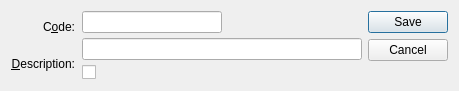
<?xml version="1.0" encoding="UTF-8"?>
<ui version="4.0">
 <comment>This file is part of the xTuple ERP: PostBooks Edition, a free and
open source Enterprise Resource Planning software suite,
Copyright (c) 1999-2017 by OpenMFG LLC, d/b/a xTuple.
It is licensed to you under the Common Public Attribution License
version 1.0, the full text of which (including xTuple-specific Exhibits)
is available at www.xtuple.com/CPAL.  By using this software, you agree
to be bound by its terms.</comment>
 <class>vendorType</class>
 <widget class="QDialog" name="vendorType">
  <property name="geometry">
   <rect>
    <x>0</x>
    <y>0</y>
    <width>459</width>
    <height>90</height>
   </rect>
  </property>
  <property name="windowTitle">
   <string>Vendor Type</string>
  </property>
  <layout class="QGridLayout" name="gridLayout">
   <item row="0" column="0">
    <layout class="QVBoxLayout">
     <property name="spacing">
      <number>0</number>
     </property>
     <item>
      <layout class="QHBoxLayout">
       <property name="spacing">
        <number>7</number>
       </property>
       <item>
        <layout class="QVBoxLayout">
         <property name="spacing">
          <number>5</number>
         </property>
         <item>
          <widget class="QLabel" name="_codeLit">
           <property name="text">
            <string>C&amp;ode:</string>
           </property>
           <property name="alignment">
            <set>Qt::AlignRight|Qt::AlignTrailing|Qt::AlignVCenter</set>
           </property>
           <property name="buddy">
            <cstring>_code</cstring>
           </property>
          </widget>
         </item>
         <item>
          <widget class="QLabel" name="_descriptionLit">
           <property name="text">
            <string>&amp;Description:</string>
           </property>
           <property name="alignment">
            <set>Qt::AlignRight|Qt::AlignTrailing|Qt::AlignVCenter</set>
           </property>
           <property name="buddy">
            <cstring>_description</cstring>
           </property>
          </widget>
         </item>
        </layout>
       </item>
       <item>
        <layout class="QVBoxLayout">
         <property name="spacing">
          <number>5</number>
         </property>
         <item>
          <layout class="QHBoxLayout">
           <property name="spacing">
            <number>0</number>
           </property>
           <item>
            <widget class="XLineEdit" name="_code"/>
           </item>
           <item>
            <spacer name="Spacer84">
             <property name="orientation">
              <enum>Qt::Horizontal</enum>
             </property>
             <property name="sizeType">
              <enum>QSizePolicy::Expanding</enum>
             </property>
             <property name="sizeHint" stdset="0">
              <size>
               <width>20</width>
               <height>20</height>
              </size>
             </property>
            </spacer>
           </item>
          </layout>
         </item>
         <item>
          <widget class="XLineEdit" name="_description"/>
         </item>
         <item>
          <widget class="QCheckBox" name="_default"/>
         </item>
        </layout>
       </item>
      </layout>
     </item>
     <item>
      <spacer name="Spacer82">
       <property name="orientation">
        <enum>Qt::Vertical</enum>
       </property>
       <property name="sizeType">
        <enum>QSizePolicy::Expanding</enum>
       </property>
       <property name="sizeHint" stdset="0">
        <size>
         <width>20</width>
         <height>16</height>
        </size>
       </property>
      </spacer>
     </item>
    </layout>
   </item>
   <item row="0" column="1">
    <widget class="QDialogButtonBox" name="_buttonBox">
     <property name="orientation">
      <enum>Qt::Vertical</enum>
     </property>
     <property name="standardButtons">
      <set>QDialogButtonBox::Cancel|QDialogButtonBox::Save</set>
     </property>
    </widget>
   </item>
  </layout>
 </widget>
 <layoutdefault spacing="6" margin="11"/>
 <customwidgets>
  <customwidget>
   <class>XLineEdit</class>
   <extends>QLineEdit</extends>
   <header>xlineedit.h</header>
   <container>1</container>
  </customwidget>
 </customwidgets>
 <tabstops>
  <tabstop>_code</tabstop>
  <tabstop>_description</tabstop>
 </tabstops>
 <includes>
  <include location="global">parameter.h</include>
 </includes>
 <resources/>
 <connections/>
</ui>
